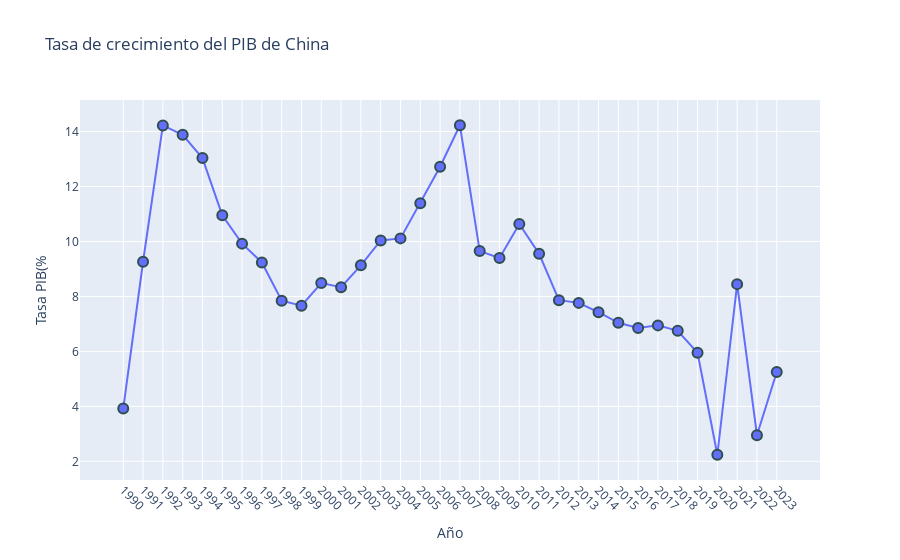

The code cell stored with this chart in its notebook:
### Code cell
fig = px.line(pib, x='Año', y='Tasa PIB', title='Tasa de crecimiento del PIB de China')
fig.update_traces(mode='lines+markers')
fig.update_layout(xaxis_title='Año', yaxis_title='Tasa PIB(%')
fig.update_traces(marker=dict(size=10, line=dict(width=2, color='DarkSlateGrey')))
fig.update_layout(
    xaxis_title='Año',
    yaxis_title='Tasa PIB(%',
    xaxis=dict(
        tickvals=pib['Año'].tolist(),  # Asegurarse de que los ticks sean correctos
        tickangle=45  # Rotar las etiquetas del eje X a 45 grados
    )
)
fig.show()

### Figure 1 — Plotly figure (JSON) as saved in the notebook; plotly's stock layout.template omitted (floating-point values rounded to 4 significant figures)
{"data": [{"hovertemplate": "Año=%{x}<br>Tasa PIB=%{y}<extra></extra>", "legendgroup": "", "line": {"color": "#636efa", "dash": "solid"}, "marker": {"line": {"color": "DarkSlateGrey", "width": 2}, "size": 10, "symbol": "circle"}, "mode": "lines+markers", "name": "", "orientation": "v", "showlegend": false, "type": "scatter", "x": [1990, 1991, 1992, 1993, 1994, 1995, 1996, 1997, 1998, 1999, 2000, 2001, 2002, 2003, 2004, 2005, 2006, 2007, 2008, 2009, 2010, 2011, 2012, 2013, 2014, 2015, 2016, 2017, 2018, 2019, 2020, 2021, 2022, 2023], "xaxis": "x", "y": [3.92, 9.263, 14.22, 13.88, 13.04, 10.95, 9.923, 9.237, 7.846, 7.662, 8.49, 8.336, 9.134, 10.04, 10.11, 11.39, 12.72, 14.23, 9.651, 9.399, 10.64, 9.551, 7.864, 7.766, 7.426, 7.041, 6.849, 6.947, 6.75, 5.951, 2.239, 8.448, 2.951, 5.25], "yaxis": "y"}], "layout": {"legend": {"tracegroupgap": 0}, "title": {"text": "Tasa de crecimiento del PIB de China"}, "xaxis": {"anchor": "y", "domain": [0, 1], "tickangle": 45, "tickvals": [1990, 1991, 1992, 1993, 1994, 1995, 1996, 1997, 1998, 1999, 2000, 2001, 2002, 2003, 2004, 2005, 2006, 2007, 2008, 2009, 2010, 2011, 2012, 2013, 2014, 2015, 2016, 2017, 2018, 2019, 2020, 2021, 2022, 2023], "title": {"text": "Año"}}, "yaxis": {"anchor": "x", "domain": [0, 1], "title": {"text": "Tasa PIB(%"}}}}
